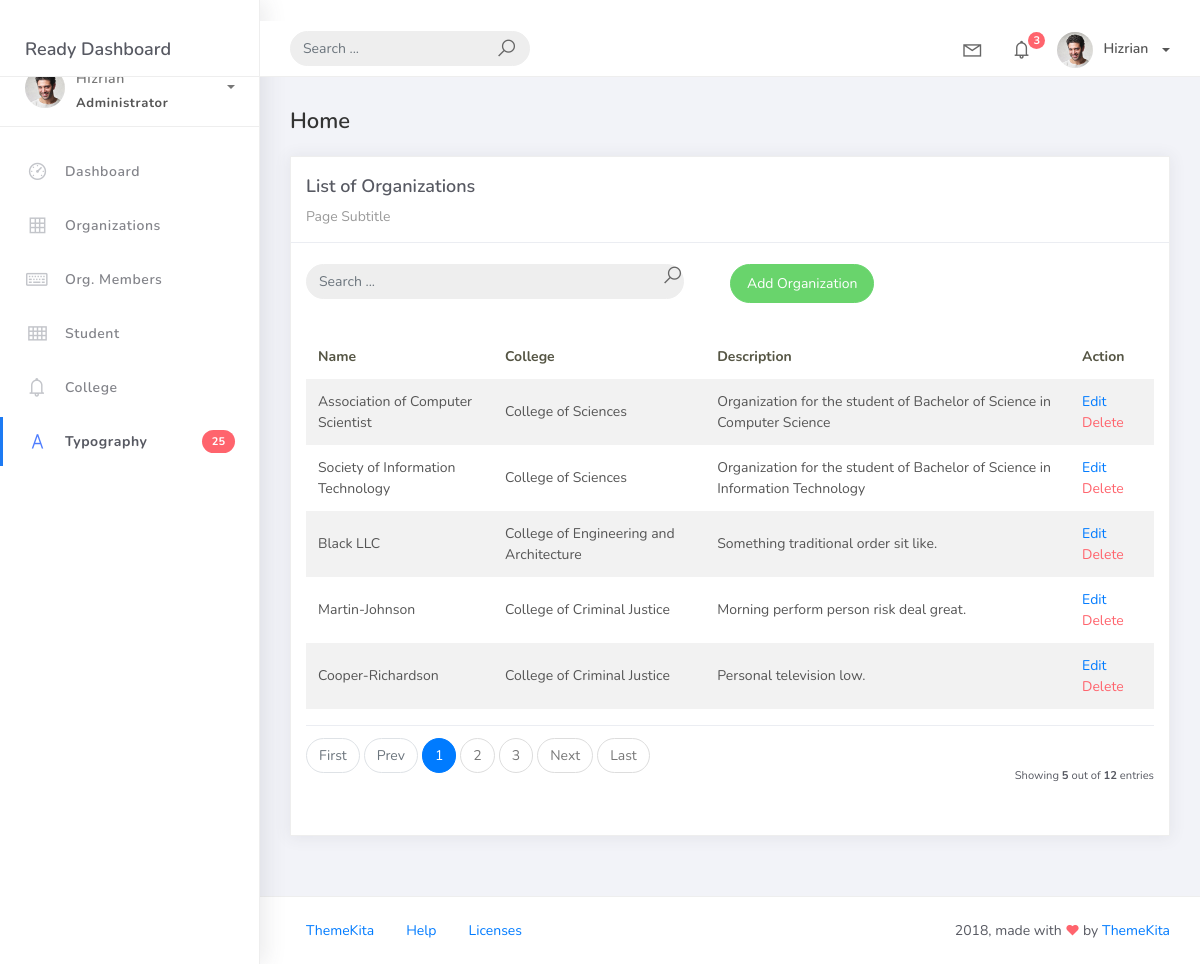
Screenshot of /organization_list with the database file from the repository.
### studentorg/models.py (models this page shows, shortened)
class BaseModel(models.Model):
    created_at = models.DateTimeField(auto_now_add=True, db_index=True)
    updated_at = models.DateTimeField(auto_now=True)
    class Meta:
        abstract = True

class Organization(BaseModel):
    name = models.CharField(max_length=250)
    college = models.ForeignKey(College, null=True, blank=True, on_delete=models.CASCADE)
    description = models.CharField(max_length=500)

class College(BaseModel):
    college_name = models.CharField(max_length=150)
    def __str__(self):
        return self.college_name

### studentorg/views.py (the view)
# urls.py: path('organization_list', OrganizationList.as_view(), name='organization-list'),
class OrganizationList(ListView):
    model = Organization
    context_object_name = 'organization'
    template_name = 'org_list.html'
    paginate_by = 5

### templates/org_list.html
{% extends 'base.html' %}
{% load static %}
{% block content %}
    <div class="content">
        <div class="container-fluid">
            <h4 class="page-title">Home</h4>
            <div class="row">
                <div class="col-md-12">
                    <div class="card">
                        <div class="card-header">
                            <div class="card-title">List of Organizations</div>
                            <div class="card-category">Page Subtitle</div>
                        </div>
                        <br />
                            <div class = "col-md-12 row">
                                <div class = "col-md-6">
                                    <form class = "navbar-left navbar-form nav-search mr-md-3" action="">
                                        <div class = "input-group">
                                            <input type="text" placeholder="Search ..." class="form-control"/>
                                            <div class = "input-group-append">
                                            <span class = "input-group-append">
                                                <i class="la la-search search-icon"></i>
                                            </span>
                                            </div>
                                        </div>
                                    </form>
                                </div>
                                <div class = "col-md-6">
                                    <div class = "fa-pull-right">
                                        <a href = "{% url 'organization-add' %}" class="btn btn-success btn-rounded"> Add Organization </a>
                                    </div>
                                </div>
                            </div>
                        <div class="card-body">
                            <table class="table table-striped mt-3">
                                <thead>
                                    <tr>
                                        <th scope="col">Name</th>
                                        <th scope="col">College</th>
                                        <th scope="col">Description</th>
                                        <th scope = "col">Action</th>
                                    </tr>
                                </thead>
                                <tbody>
                                    {% for object in object_list %}
                                        <tr>
                                            <td>{{ object.name }}</td>
                                            <td>{{ object.college }}</td>
                                            <td>{{ object.description }}</td>
                                            <td>
                                                <a href="organization_list/ {{object.id}}">Edit</a>
                                                <a href="organization_list/ {{object.id}}/delete" class = "text-danger">Delete</a>
                                            </td>
                                        </tr>
                                        {% empty %}
                                        <tr>
                                            <td colspan="4" style = "text-align: center">
                                                <p class = "text-sm font-weight-bold mb-0"> No Records Found </p>
                                            </td>
                                        </tr>
                                    {% endfor %}
                                </tbody>
                            </table>
                            {% include 'includes/pagination.html' %}
                        </div>
                    </div>
                </div>
            </div>
        </div>
    </div>
{% endblock %}

### rows the page displays
Organization: name "Association of Computer Scientist", college "College of Sciences", description "Organization for the student of Bachelor of Science in Computer Science"
Organization: name "Society of Information Technology", college "College of Sciences", description "Organization for the student of Bachelor of Science in Information Technology"
Organization: name "Black LLC", college "College of Engineering and Architecture", description "Something traditional order sit like."
Organization: name "Martin-Johnson", college "College of Criminal Justice", description "Morning perform person risk deal great."
Organization: name "Cooper-Richardson", college "College of Criminal Justice", description "Personal television low."

### other values shown
{{ page_num }} "1"
{{ page_num }} "2" "3"
{{ object_list.count }} "5"
{{ paginator.count }} "12"
